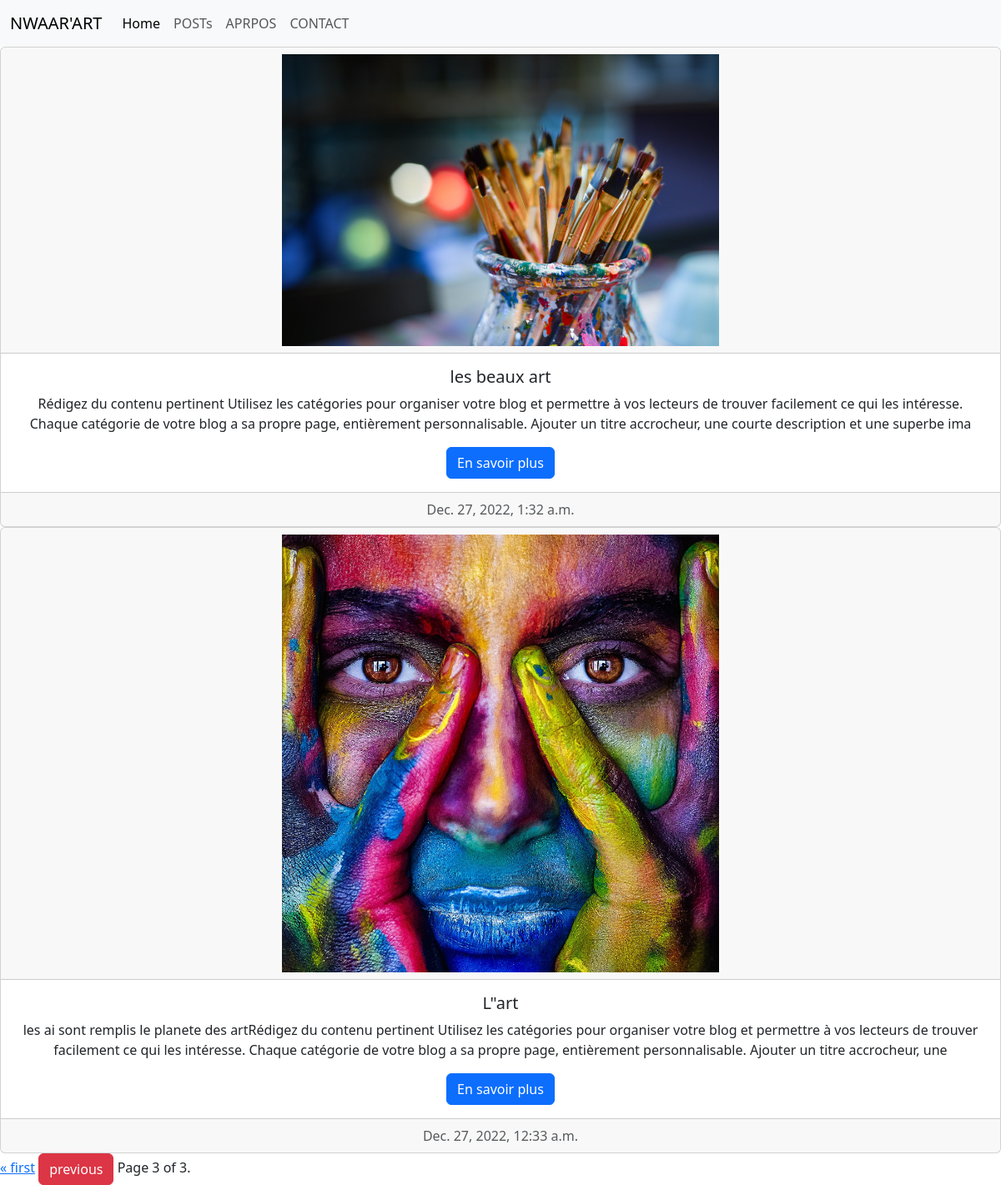
The page /listes_articles/?page=3 on the database its author committed.
### post/models.py (models this page shows, shortened)
class Article(models.Model):
    titre = models.CharField(max_length=100)
    description = models.CharField(max_length=300)
    image = models.ImageField(upload_to='images')
    contenu = models.TextField()
    author = models.CharField(max_length=100)
    date = models.DateTimeField(auto_created=True)
    update = models.DateTimeField(auto_now_add=True)

### post/views.py (the view)
# urls.py: path('listes_articles/', views.list_post,name='listes_articles'),
def list_post(request):
    listes=Article.objects.all()
    paginator = Paginator(listes,2)
    page_number = request.GET.get('page')
    page_obj = paginator.get_page(page_number)
    context = {'page_obj':page_obj}
    return render(request , 'listes_articles.html', context)

### templates/listes_articles.html (shortened to what this page needs)
{% extends 'base.html' %}
{% block content %}
{% for article in page_obj %}
<div class="card text-center">
    <div class="card-header">
     <img src="{{article.image.url}}" width="45%">
    </div>
    <div class="card-body">
      <h5 class="card-title">{{article.titre}}</h5>
      <p class="card-text">{{article.description}}</p>
      <a href="{% url 'details' article.id%}" class="btn btn-primary">En savoir plus</a>
    </div>
    <div class="card-footer text-muted">
     {{article.date}}
    </div>
  </div>
  {% endfor %}
  <div class="pagination">
    <span class="step-links">
        {% if page_obj.has_previous %}
            <a href="?page=1">&laquo; first</a>
            <a  class="btn btn-danger" href="?page={{ page_obj.previous_page_number }}">previous</a>
        {% endif %}
        <span class="current">
            Page {{ page_obj.number }} of {{ page_obj.paginator.num_pages }}.
        </span>
    </span>
</div>
{% endblock %}

### rows shown on the page
Article: image (picture), titre "les beaux art", description "Rédigez du contenu pertinent Utilisez les catégories pour organiser votre blog et permettre à vos lecteurs de trouver facilement ce qui les intéresse. Chaque catégorie de votre blog a sa propre page, entièrement personnalisable. Ajouter un titre accrocheur, une courte description et une superbe ima", date "Dec. 27, 2022, 1:32 a.m."
Article: image (picture), titre "L\"art", description "les ai sont remplis le planete des artRédigez du contenu pertinent Utilisez les catégories pour organiser votre blog et permettre à vos lecteurs de trouver facilement ce qui les intéresse. Chaque catégorie de votre blog a sa propre page, entièrement personnalisable. Ajouter un titre accrocheur, une", date "Dec. 27, 2022, 12:33 a.m."

### other values the page prints
{{ page_obj.number }} "3"
{{ page_obj.paginator.num_pages }} "3"
